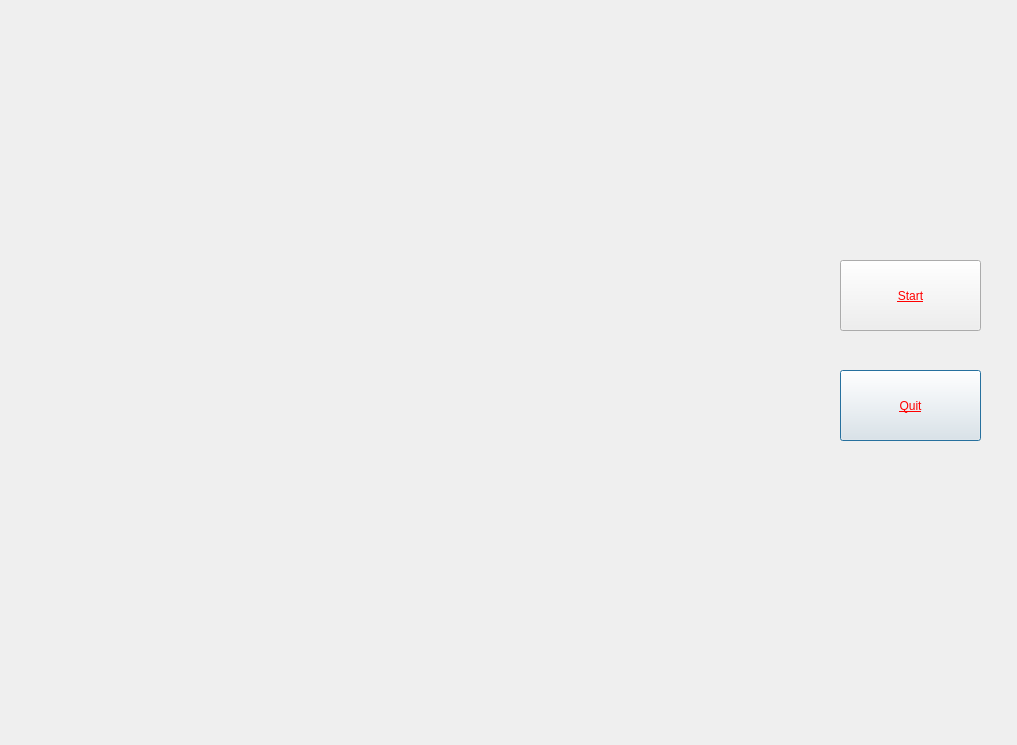
<?xml version="1.0" encoding="UTF-8"?>
<ui version="4.0">
 <class>Roxy</class>
 <widget class="QDialog" name="Roxy">
  <property name="geometry">
   <rect>
    <x>0</x>
    <y>0</y>
    <width>1017</width>
    <height>745</height>
   </rect>
  </property>
  <property name="windowTitle">
   <string>Dialog</string>
  </property>
  <widget class="QPushButton" name="Quit_Button">
   <property name="geometry">
    <rect>
     <x>840</x>
     <y>370</y>
     <width>141</width>
     <height>71</height>
    </rect>
   </property>
   <property name="styleSheet">
    <string notr="true">color: rgb(255, 0, 0);
text-decoration: underline;
font: 14pt &quot;MS Shell Dlg 2&quot;;</string>
   </property>
   <property name="text">
    <string>Quit</string>
   </property>
  </widget>
  <widget class="QPushButton" name="Start_Button">
   <property name="geometry">
    <rect>
     <x>840</x>
     <y>260</y>
     <width>141</width>
     <height>71</height>
    </rect>
   </property>
   <property name="styleSheet">
    <string notr="true">color: rgb(255, 0, 0);
text-decoration: underline;
font: 14pt &quot;MS Shell Dlg 2&quot;;</string>
   </property>
   <property name="text">
    <string>Start</string>
   </property>
  </widget>
  <widget class="QLabel" name="label">
   <property name="geometry">
    <rect>
     <x>0</x>
     <y>0</y>
     <width>811</width>
     <height>741</height>
    </rect>
   </property>
   <property name="text">
    <string/>
   </property>
   <property name="pixmap">
    <pixmap>C:/Users/ASUS/Pictures/female-virtual-assistant-icon.png</pixmap>
   </property>
   <property name="scaledContents">
    <bool>true</bool>
   </property>
  </widget>
 </widget>
 <resources>
  <include location="C:/Users/ASUS/Pictures/test.qrc"/>
 </resources>
 <connections/>
</ui>
